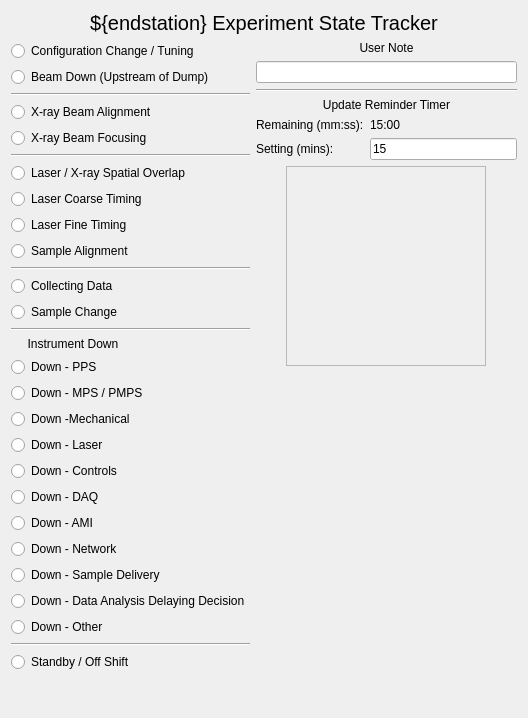
<?xml version="1.0" encoding="UTF-8"?>
<ui version="4.0">
 <class>Form</class>
 <widget class="QWidget" name="Form">
  <property name="geometry">
   <rect>
    <x>0</x>
    <y>0</y>
    <width>528</width>
    <height>718</height>
   </rect>
  </property>
  <property name="sizePolicy">
   <sizepolicy hsizetype="Preferred" vsizetype="Preferred">
    <horstretch>0</horstretch>
    <verstretch>0</verstretch>
   </sizepolicy>
  </property>
  <property name="windowTitle">
   <string>Form</string>
  </property>
  <layout class="QVBoxLayout" name="verticalLayout">
   <property name="sizeConstraint">
    <enum>QLayout::SetMinimumSize</enum>
   </property>
   <item>
    <widget class="QLabel" name="title">
     <property name="sizePolicy">
      <sizepolicy hsizetype="Preferred" vsizetype="Fixed">
       <horstretch>0</horstretch>
       <verstretch>0</verstretch>
      </sizepolicy>
     </property>
     <property name="font">
      <font>
       <pointsize>15</pointsize>
      </font>
     </property>
     <property name="text">
      <string>${endstation} Experiment State Tracker</string>
     </property>
     <property name="alignment">
      <set>Qt::AlignCenter</set>
     </property>
    </widget>
   </item>
   <item>
    <layout class="QHBoxLayout" name="horizontalLayout">
     <property name="sizeConstraint">
      <enum>QLayout::SetDefaultConstraint</enum>
     </property>
     <property name="rightMargin">
      <number>0</number>
     </property>
     <property name="bottomMargin">
      <number>0</number>
     </property>
     <item>
      <layout class="QVBoxLayout" name="verticalLayout_2">
       <property name="spacing">
        <number>6</number>
       </property>
       <property name="bottomMargin">
        <number>0</number>
       </property>
       <item>
        <widget class="QRadioButton" name="config_change_button">
         <property name="toolTip">
          <string>ACR is tuning or changing the beam.</string>
         </property>
         <property name="text">
          <string>Configuration Change / Tuning</string>
         </property>
        </widget>
       </item>
       <item>
        <widget class="QRadioButton" name="beam_down_button">
         <property name="toolTip">
          <string>Issues with accelerator causing no usable x-ray beam.</string>
         </property>
         <property name="text">
          <string>Beam Down (Upstream of Dump)</string>
         </property>
        </widget>
       </item>
       <item>
        <widget class="Line" name="line_3">
         <property name="orientation">
          <enum>Qt::Horizontal</enum>
         </property>
        </widget>
       </item>
       <item>
        <widget class="QRadioButton" name="alignment_button">
         <property name="toolTip">
          <string>Aligning distribution mirrors, slits, apertures, monochromators and validating performance, transmission, intensity.</string>
         </property>
         <property name="text">
          <string>X-ray Beam Alignment</string>
         </property>
        </widget>
       </item>
       <item>
        <widget class="QRadioButton" name="focusing_button">
         <property name="toolTip">
          <string>Aligning focusing optics and validating performance, measuring spot size.</string>
         </property>
         <property name="text">
          <string>X-ray Beam Focusing</string>
         </property>
        </widget>
       </item>
       <item>
        <widget class="Line" name="line_4">
         <property name="orientation">
          <enum>Qt::Horizontal</enum>
         </property>
        </widget>
       </item>
       <item>
        <widget class="QRadioButton" name="ip_spacial_button">
         <property name="toolTip">
          <string>Aligning the laser to overlap with the x-rays at the sample/interaction region.</string>
         </property>
         <property name="text">
          <string>Laser / X-ray Spatial Overlap</string>
         </property>
        </widget>
       </item>
       <item>
        <widget class="QRadioButton" name="coarse_timing_button">
         <property name="toolTip">
          <string>Determining the relative time between the x-rays and the laser within 10s of picosecond.</string>
         </property>
         <property name="text">
          <string>Laser Coarse Timing</string>
         </property>
        </widget>
       </item>
       <item>
        <widget class="QRadioButton" name="fine_timing_button">
         <property name="toolTip">
          <string>Determining the relative time between the x-rays and the laser to better than 1 ps.</string>
         </property>
         <property name="text">
          <string>Laser Fine Timing</string>
         </property>
        </widget>
       </item>
       <item>
        <widget class="QRadioButton" name="sample_alignment_button">
         <property name="toolTip">
          <string>Time spent aligning the sample position, angle, before collecting data.</string>
         </property>
         <property name="text">
          <string>Sample Alignment</string>
         </property>
        </widget>
       </item>
       <item>
        <widget class="Line" name="line">
         <property name="orientation">
          <enum>Qt::Horizontal</enum>
         </property>
        </widget>
       </item>
       <item>
        <widget class="QRadioButton" name="collecting_data_button">
         <property name="toolTip">
          <string>Collecting data and recording it in the DAQ.</string>
         </property>
         <property name="text">
          <string>Collecting Data</string>
         </property>
        </widget>
       </item>
       <item>
        <widget class="QRadioButton" name="sample_change_button">
         <property name="toolTip">
          <string>Time spent exchanging a sample.</string>
         </property>
         <property name="text">
          <string>Sample Change</string>
         </property>
        </widget>
       </item>
       <item>
        <widget class="Line" name="line_2">
         <property name="orientation">
          <enum>Qt::Horizontal</enum>
         </property>
        </widget>
       </item>
       <item>
        <widget class="QLabel" name="label">
         <property name="text">
          <string>     Instrument Down</string>
         </property>
        </widget>
       </item>
       <item>
        <widget class="QRadioButton" name="down_pps_button">
         <property name="toolTip">
          <string>The beam in unavailable because of an issue with the Personnel Protection System (PPS), such as the XRT is not searched, a stopper is disabled due to a Radiation Safety Work Control Form.</string>
         </property>
         <property name="text">
          <string>Down - PPS</string>
         </property>
        </widget>
       </item>
       <item>
        <widget class="QRadioButton" name="down_mps_button">
         <property name="toolTip">
          <string>The beam is unavailable because there is a trip on the Machine Protection System or the Photon Machine Protection System.</string>
         </property>
         <property name="text">
          <string>Down - MPS / PMPS</string>
         </property>
        </widget>
       </item>
       <item>
        <widget class="QRadioButton" name="down_mechanical_button">
         <property name="toolTip">
          <string>The beam is not used because of a mechanical issue with a system that is being repaired, example: a broken stage being replaced.</string>
         </property>
         <property name="text">
          <string>Down -Mechanical</string>
         </property>
        </widget>
       </item>
       <item>
        <widget class="QRadioButton" name="down_laser_button">
         <property name="toolTip">
          <string>The beam is not being used because work is happening on the laser.</string>
         </property>
         <property name="text">
          <string>Down - Laser</string>
         </property>
        </widget>
       </item>
       <item>
        <widget class="QRadioButton" name="down_controls_button">
         <property name="toolTip">
          <string>The beam is not being used because work is happening on the controls system preventing use of the beam until resolved.</string>
         </property>
         <property name="text">
          <string>Down - Controls</string>
         </property>
        </widget>
       </item>
       <item>
        <widget class="QRadioButton" name="down_daq_button">
         <property name="toolTip">
          <string>The beam is not being used because the DAQ is not functional and needs to work to collect data.</string>
         </property>
         <property name="text">
          <string>Down - DAQ</string>
         </property>
        </widget>
       </item>
       <item>
        <widget class="QRadioButton" name="down_ami_button">
         <property name="toolTip">
          <string>The beam is not being used because of issues with AMI causing either a stop in data collection or a stop to all activities while it is getting fixed.</string>
         </property>
         <property name="text">
          <string>Down - AMI</string>
         </property>
        </widget>
       </item>
       <item>
        <widget class="QRadioButton" name="down_network_button">
         <property name="toolTip">
          <string>The beam is not being used because of issues with the LCLS network.</string>
         </property>
         <property name="text">
          <string>Down - Network</string>
         </property>
        </widget>
       </item>
       <item>
        <widget class="QRadioButton" name="down_sample_delivery_button">
         <property name="toolTip">
          <string>The beam is not being used because work is taking place to fix issues with sample delivery.</string>
         </property>
         <property name="text">
          <string>Down - Sample Delivery</string>
         </property>
        </widget>
       </item>
       <item>
        <widget class="QRadioButton" name="down_data_analysis_button">
         <property name="toolTip">
          <string>The beam is not being used while awaiting data analysis/processing to provide guidance on what to do next.</string>
         </property>
         <property name="text">
          <string>Down - Data Analysis Delaying Decision</string>
         </property>
        </widget>
       </item>
       <item>
        <widget class="QRadioButton" name="down_other_button">
         <property name="toolTip">
          <string>The beam is not being used for a reason not captured above.</string>
         </property>
         <property name="text">
          <string>Down - Other</string>
         </property>
        </widget>
       </item>
       <item>
        <widget class="Line" name="line_5">
         <property name="orientation">
          <enum>Qt::Horizontal</enum>
         </property>
        </widget>
       </item>
       <item>
        <widget class="QRadioButton" name="standby_button">
         <property name="toolTip">
          <string>You are going to sleep, the shift is over.</string>
         </property>
         <property name="text">
          <string>Standby / Off Shift</string>
         </property>
        </widget>
       </item>
       <item>
        <spacer name="verticalSpacer_3">
         <property name="orientation">
          <enum>Qt::Vertical</enum>
         </property>
         <property name="sizeHint" stdset="0">
          <size>
           <width>20</width>
           <height>1</height>
          </size>
         </property>
        </spacer>
       </item>
      </layout>
     </item>
     <item>
      <layout class="QVBoxLayout" name="verticalLayout_3">
       <item>
        <widget class="QLabel" name="user_note_label">
         <property name="text">
          <string>User Note</string>
         </property>
         <property name="alignment">
          <set>Qt::AlignCenter</set>
         </property>
        </widget>
       </item>
       <item>
        <widget class="PyDMLineEdit" name="user_note_edit">
         <property name="toolTip">
          <string/>
         </property>
         <property name="channel" stdset="0">
          <string>ca://IOC:${endstation}:EXPSTATE:UserStatus</string>
         </property>
         <property name="displayFormat" stdset="0">
          <enum>PyDMLineEdit::String</enum>
         </property>
        </widget>
       </item>
       <item>
        <widget class="Line" name="line_6">
         <property name="orientation">
          <enum>Qt::Horizontal</enum>
         </property>
        </widget>
       </item>
       <item>
        <widget class="QLabel" name="update_reminder_timer_label">
         <property name="text">
          <string>Update Reminder Timer</string>
         </property>
         <property name="alignment">
          <set>Qt::AlignCenter</set>
         </property>
        </widget>
       </item>
       <item>
        <layout class="QFormLayout" name="formLayout">
         <item row="0" column="0">
          <widget class="QLabel" name="time_remaining_label">
           <property name="text">
            <string>Remaining (mm:ss):</string>
           </property>
          </widget>
         </item>
         <item row="1" column="0">
          <widget class="QLabel" name="timer_setting_label">
           <property name="text">
            <string>Setting (mins):</string>
           </property>
          </widget>
         </item>
         <item row="0" column="1">
          <widget class="QLabel" name="time_remaining_rbv">
           <property name="text">
            <string>15:00</string>
           </property>
          </widget>
         </item>
         <item row="1" column="1">
          <widget class="QLineEdit" name="timer_setting_edit">
           <property name="text">
            <string>15</string>
           </property>
          </widget>
         </item>
        </layout>
       </item>
       <item alignment="Qt::AlignHCenter">
        <widget class="QFrame" name="frame">
         <property name="minimumSize">
          <size>
           <width>200</width>
           <height>200</height>
          </size>
         </property>
         <property name="maximumSize">
          <size>
           <width>200</width>
           <height>200</height>
          </size>
         </property>
         <property name="frameShape">
          <enum>QFrame::StyledPanel</enum>
         </property>
         <property name="frameShadow">
          <enum>QFrame::Raised</enum>
         </property>
         <widget class="PyDMDrawingArc" name="clock_arc">
          <property name="geometry">
           <rect>
            <x>10</x>
            <y>10</y>
            <width>180</width>
            <height>180</height>
           </rect>
          </property>
          <property name="minimumSize">
           <size>
            <width>180</width>
            <height>180</height>
           </size>
          </property>
          <property name="maximumSize">
           <size>
            <width>180</width>
            <height>180</height>
           </size>
          </property>
          <property name="toolTip">
           <string/>
          </property>
          <property name="penWidth" stdset="0">
           <double>5.000000000000000</double>
          </property>
          <property name="rotation" stdset="0">
           <double>0.000000000000000</double>
          </property>
          <property name="startAngle" stdset="0">
           <double>90.000000000000000</double>
          </property>
          <property name="spanAngle" stdset="0">
           <double>245.000000000000000</double>
          </property>
         </widget>
         <widget class="PyDMDrawingCircle" name="alarm_circle">
          <property name="geometry">
           <rect>
            <x>25</x>
            <y>25</y>
            <width>150</width>
            <height>150</height>
           </rect>
          </property>
          <property name="minimumSize">
           <size>
            <width>150</width>
            <height>150</height>
           </size>
          </property>
          <property name="maximumSize">
           <size>
            <width>150</width>
            <height>150</height>
           </size>
          </property>
          <property name="toolTip">
           <string/>
          </property>
         </widget>
        </widget>
       </item>
       <item>
        <spacer name="verticalSpacer_2">
         <property name="orientation">
          <enum>Qt::Vertical</enum>
         </property>
         <property name="sizeHint" stdset="0">
          <size>
           <width>20</width>
           <height>1</height>
          </size>
         </property>
        </spacer>
       </item>
      </layout>
     </item>
    </layout>
   </item>
   <item>
    <spacer name="verticalSpacer">
     <property name="orientation">
      <enum>Qt::Vertical</enum>
     </property>
     <property name="sizeHint" stdset="0">
      <size>
       <width>20</width>
       <height>1</height>
      </size>
     </property>
    </spacer>
   </item>
  </layout>
 </widget>
 <customwidgets>
  <customwidget>
   <class>PyDMDrawingArc</class>
   <extends>QWidget</extends>
   <header>pydm.widgets.drawing</header>
  </customwidget>
  <customwidget>
   <class>PyDMDrawingCircle</class>
   <extends>QWidget</extends>
   <header>pydm.widgets.drawing</header>
  </customwidget>
  <customwidget>
   <class>PyDMLineEdit</class>
   <extends>QLineEdit</extends>
   <header>pydm.widgets.line_edit</header>
  </customwidget>
 </customwidgets>
 <resources/>
 <connections/>
</ui>
